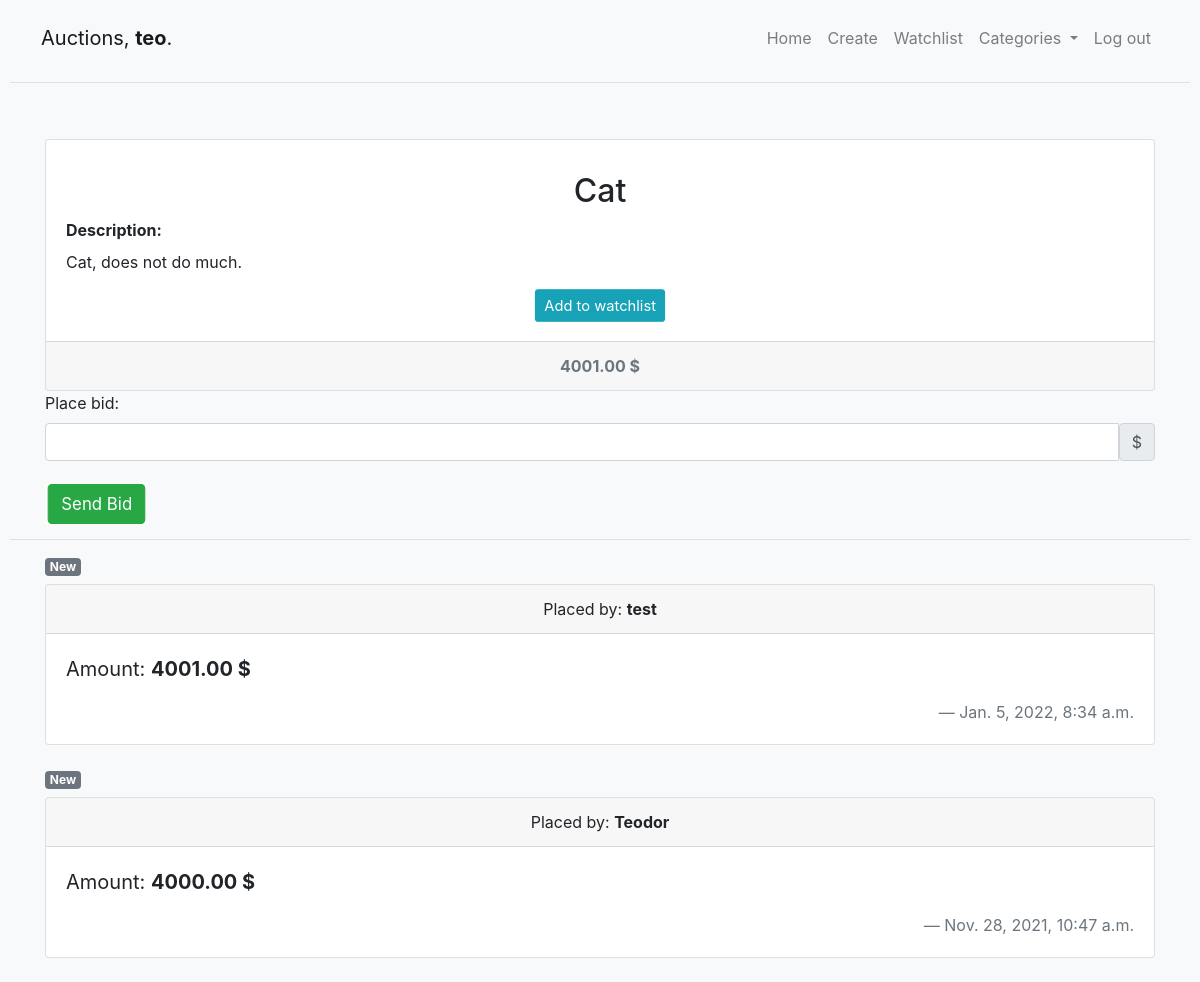
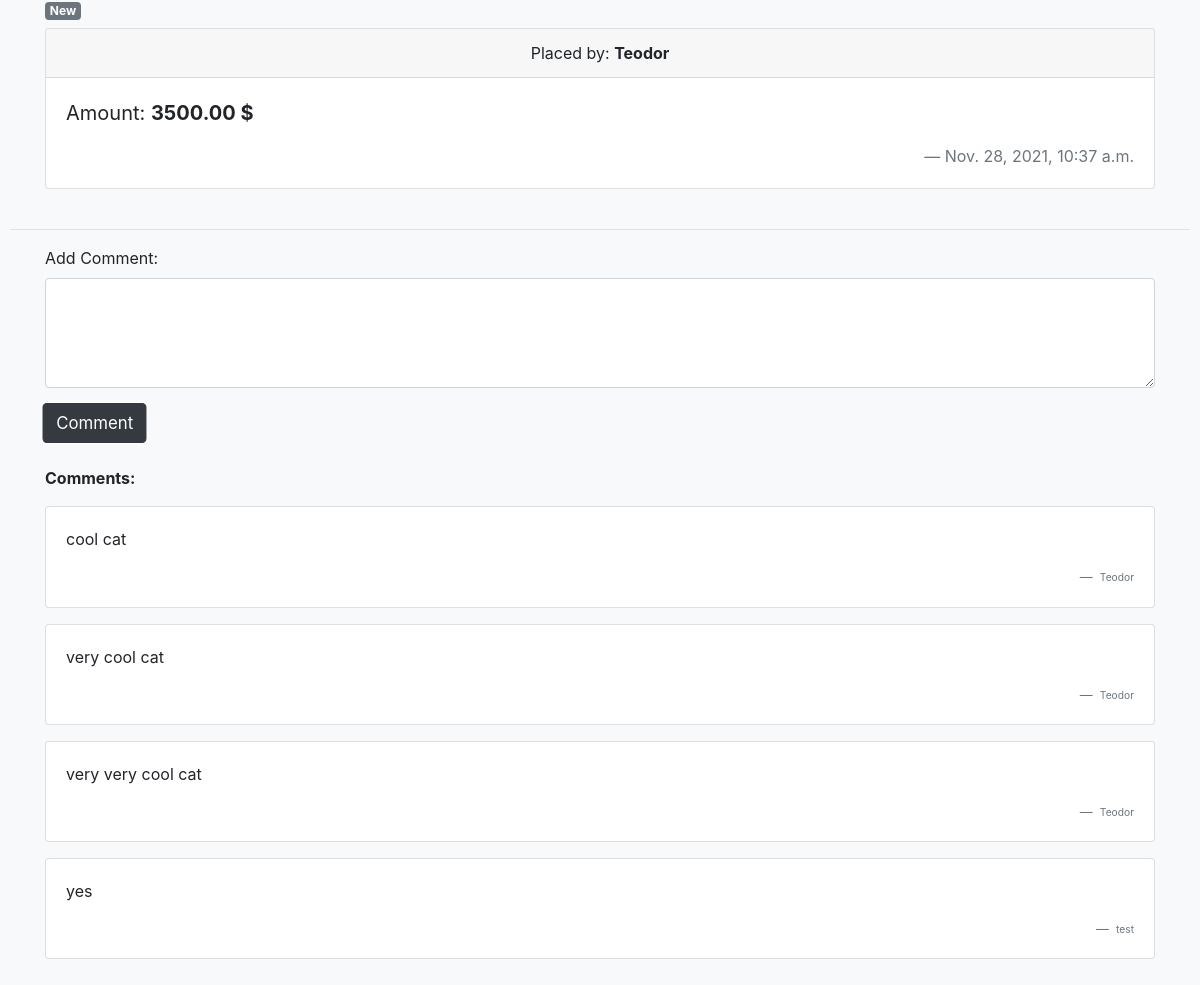
Screenshot of /3 (signed in) with the database file from the repository (2 pictures, top to bottom).
### auctions/models.py (models this page shows)
class User(AbstractUser):
    pass

class Auction(models.Model):
    CATEGORY = (
        ("others", "OTHERS"),
        ("cars", "CARS"),
        ("phones", "Phones")
    )
    user = models.ForeignKey(User, on_delete=models.CASCADE, related_name="ownerOf")
    title = models.CharField(max_length=100)
    description = models.CharField(max_length=2000)
    link = models.URLField(blank=True)
    start_price = models.DecimalField(max_digits=10, decimal_places=2)
    active = models.BooleanField(default=True)
    category = models.CharField(max_length=12, choices=CATEGORY, default='Others')

class Bid(models.Model):
    user = models.ForeignKey(User, on_delete=models.CASCADE)
    item = models.ForeignKey(Auction, on_delete=models.CASCADE)
    time = models.DateTimeField(auto_now_add=True)
    price = models.DecimalField(max_digits=10, decimal_places=2)

class Comment(models.Model):
    auction = models.ForeignKey(Auction, on_delete=models.CASCADE)
    user = models.ForeignKey(User, on_delete=models.CASCADE)
    comment = models.CharField(max_length=500, default=" ")

### auctions/views.py (the view, shortened to what this page needs)
# urls.py: path("<int:item>", views.item, name="item"),
@login_required
def item(request, item):
    if request.method == "GET":
        highest_bid = Bid.objects.filter(item=item).order_by('price').last()
        user = request.user
        winner = highest_bid
        product = Auction.objects.get(id=item)
        bid = Bid.objects.filter(item=item).order_by('-price')[:3]
        comments = Comment.objects.filter(auction=item)
        watchlist = Watchlist.objects.filter(auction=item, user=request.user)
        return render(request, "auctions/item.html", {
            "auction": product,
            "bids": bid,
            "comments": comments,
            "watchlist": watchlist,
            "winner": winner,
            "user": user
        })

### auctions/templates/auctions/item.html (shortened to what this page needs)
{% extends "auctions/layout.html" %} {% block body %}
<div class="container text-center">
	{% if auction.link %}
	<img src="{{auction.link}}" class="img-fluid w-50" alt="" />
	{% else %} {% load static %}
	{% endif %}
</div>
<div class="container">
	<div class="card text-center mt-3">
		<div class="card-body">
			<h5 class="card-title"><h2>{{auction.title}}</h2></h5>
      <div class="text-left">
        <label class="text-left" for=""><strong>Description:</strong></label>
      </div>
      <p class="card-text text-left">{{auction.description}}</p>
			<form action="{% url 'item' auction.id %}" method="POST">
				{% if auction.active == 1 %} {% if watchlist %}
				<button type="submit" class="btn btn-sm btn-danger">
					Remove from watchlist
				</button>
				{% else %}
				<button type="submit" class="btn btn-sm btn-info">
					Add to watchlist
				</button>
				{% endif %} {% endif %}
			</form>
		</div>
		<div class="card-footer text-muted">
			{% if winner %}
          <strong>{{winner.price}} $</strong>
      {% else %}
          <strong>{{auction.start_price}} $</strong>
      {% endif %}
		</div>
	</div>
</div>
{% if auction.active == 1 %}
<div class="container">
	<form action="{% url 'item' auction.id %}" , method="POST">
		<label for="Place bid"> Place bid: </label>
		<div class="input-group">
			<input type="number" name="price" class="form-control input-group" step=".01" /><span class="input-group-text">$</span>
		</div>
		<br />
		<button type="submit" class="btn btn-success">Send Bid</button>
		<br />
	</form>
</div>
<hr />
<div class="container">
	{% for bid in bids %}
	<h6><span class="badge badge-secondary">New</span></h6>
	<div class="card">
		<div class="card-header text-center">Placed by: <strong>{{bid.user}}</strong></div>
		<div class="card-body">
			<blockquote class="blockquote mb-0">
				<p>Amount: <strong>{{bid.price}} $</strong></p>
				<footer class="blockquote-footer text-right">{{bid.time}}</footer>
			</blockquote>
		</div>
	</div>
	<br />
	{% endfor %}
</div>
<hr />
<div class="container bg-light">
	<form action="{% url 'item' auction.id %}" method="POST">
		<div class="form-group">
			<label for="comment" rows="3" class="form-label"> Add Comment:</label>
			<textarea name="comment" class="form-control" rows="4"></textarea>
		</div>
		<button type="submit" class="btn btn-dark">Comment</button>
	</form>
</div>
<br>
<div class="container">
  <p><strong>Comments:</strong> </p>
	{% for comment in comments %}
	<div class="card mb-3">
		<div class="card-body">
			<p class="card-text">{{comment.comment}}</p>
			<p class="card-text blockquote-footer text-right">
				<small class="text-muted">{{comment.user}}</small>
			</p>
		</div>
	</div>
	{% endfor %}
 </div>
  {% endif %}
  {% endblock %}

### auctions/templates/auctions/layout.html (shortened to what this page needs)
{% load static %}
<!DOCTYPE html>
<html lang="en">
	<head>
		<link href="{% static 'auctions/styles.css' %}" rel="stylesheet" />
		<link
			rel="stylesheet"
			href="https://stackpath.bootstrapcdn.com/bootstrap/4.4.1/css/bootstrap.min.css"
		/>
	</head>
	<body class="bg-light">
		<nav class="navbar navbar-expand-lg navbar-light bg-light">
			<div class="container-fluid">
				<a class="navbar-brand title-anim" href="{% url 'index' %}">Auctions{% if user.is_authenticated %},
                    <strong>{{ user.username }}</strong>. {% else %} Not signed in.
                     {% endif %}</a>
				<div class="collapse navbar-collapse" id="navbarNavDropdown">
					<ul class="navbar-nav ml-auto">
						<li class="nav-item">
							<a class="nav-link" href="{% url 'index' %}">Home</a>
						</li>
						{% if user.is_authenticated %}
						<li class="nav-item">
							<a class="nav-link" href="{% url 'create' %}">Create</a>
						</li>
						<li class="nav-item">
							<a class="nav-link" href="{% url 'watchlist' user %}"
								>Watchlist</a
							>
						</li>
						<li class="nav-item dropdown">
							<a
								class="nav-link dropdown-toggle"
								href="#"
								role="button"
								id="dropdownMenuLink"
								data-toggle="dropdown"
								aria-haspopup="true"
								aria-expanded="false"
							>
								Categories
							</a>
						</li>
                        <li class="nav-item">
                            <a class="nav-link" href="{% url 'logout' %}">Log out</a>
                        </li>
						{% endif %}
					</ul>
				</div>
			</div>
		</nav>
        <hr>
		{% block body %} {% endblock %}
	</body>
</html>

### auctions/static/auctions/styles.css (style rules this page uses)
body { padding: 10px; }
.btn { transform: scale(1.05); box-shadow: 0px 0px 5px 1px; transition: ease-in-out; }

### rows the page displays
User: username "teo"
Auction: title "Cat", description "Cat, does not do much."
Bid: price "4001.00", user "test", time "Jan. 5, 2022, 8:34 a.m."
Bid: user "Teodor", price "4000.00", time "Nov. 28, 2021, 10:47 a.m."
Bid: user "Teodor", price "3500.00", time "Nov. 28, 2021, 10:37 a.m."
Comment: comment "cool cat", user "Teodor"
Comment: comment "very cool cat", user "Teodor"
Comment: comment "very very cool cat", user "Teodor"
Comment: comment "yes", user "test"
